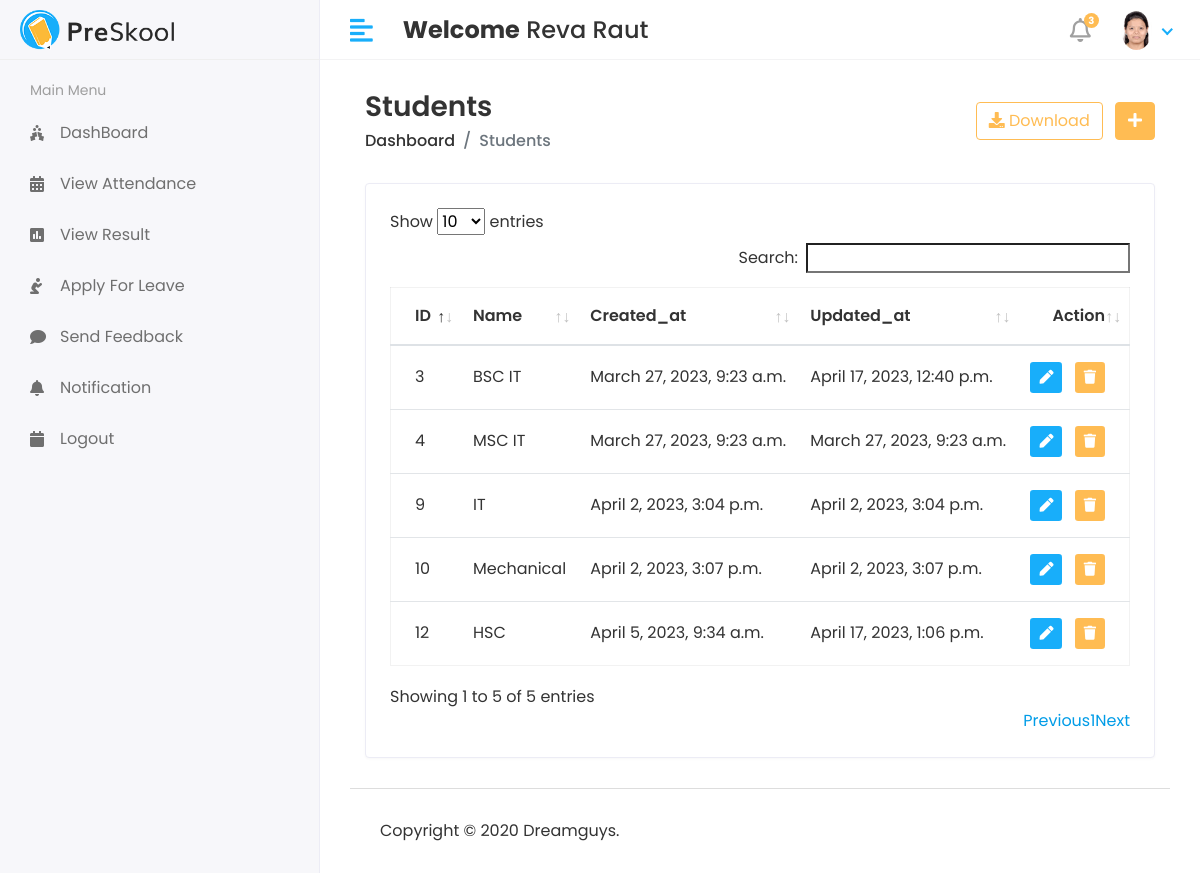
The page /Hod/Course/View (signed in) on the database as committed earlier.
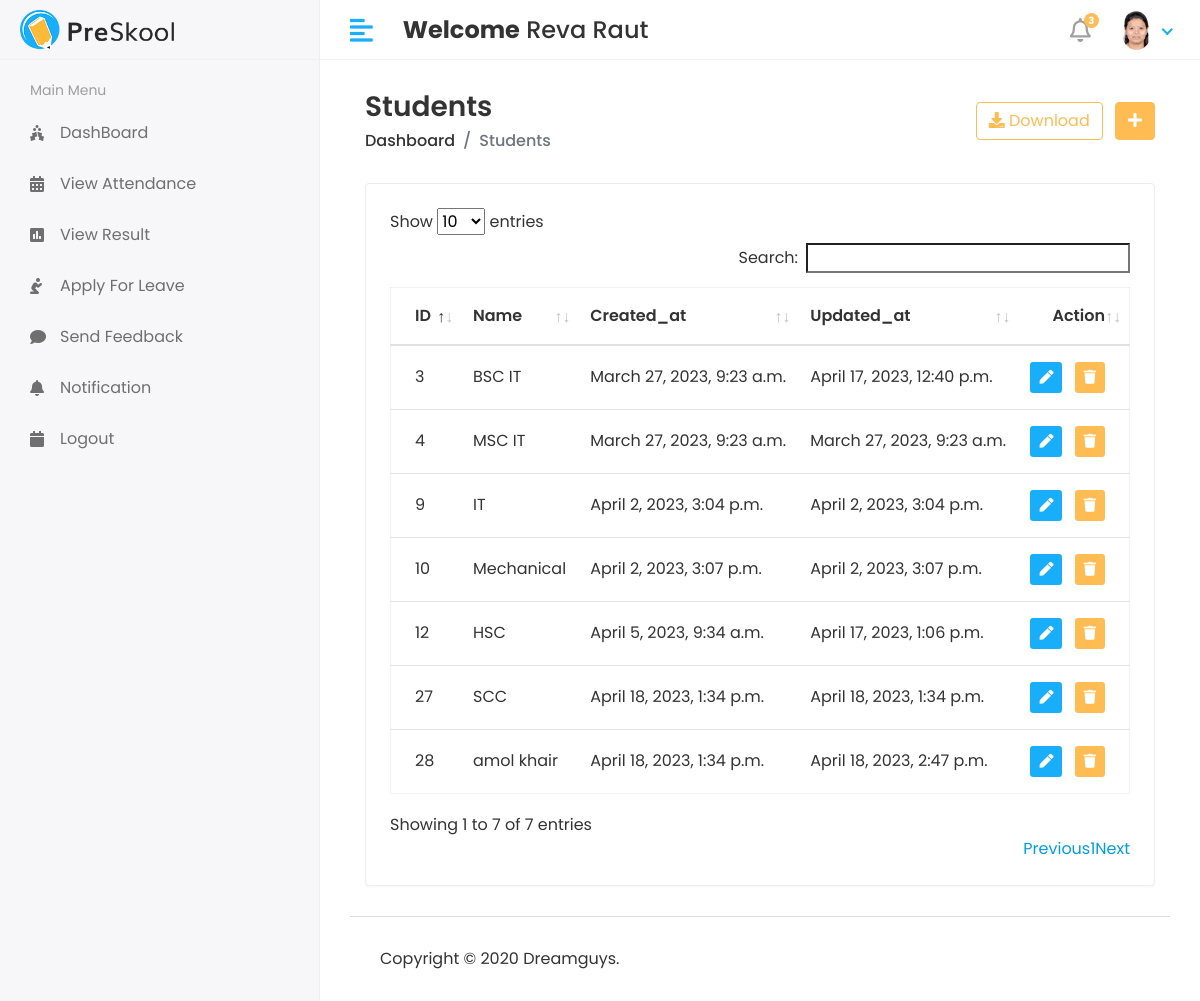
The same page on the database as committed later.
### S_M_S/models.py (models this page shows, shortened)
class Course(models.Model):
    name=models.CharField(max_length=100)
    created_at=models.DateTimeField(auto_now_add=True) # Automaticaly store the date of creation  when you save a data
    updated_at=models.DateTimeField(auto_now=True)  # Automaticaly store the date of creation  when you save a data

### student_management_system/HOD_Views.py (the view)
# urls.py: path('Hod/Course/View',HOD_Views.VIEW_COURSE,name='view_course'),
@login_required(login_url='/')
def VIEW_COURSE(request):
    course=Course.objects.all()
    context={
        'course':course,
    }
    return render(request,'HOD/view_course.html',context)

### template/HOD/view_course.html (shortened to what this page needs)
{% extends 'base.html' %}
{% block content %}
<div class="content container-fluid">
    <div class="page-header">
       <div class="row align-items-center">
          <div class="col">
             <h3 class="page-title">Students</h3>
             <ul class="breadcrumb">
                <li class="breadcrumb-item"><a href="index.html">Dashboard</a></li>
                <li class="breadcrumb-item active">Students</li>
             </ul>
          </div>
          <div class="col-auto text-right float-right ml-auto">
             <a href="#" class="btn btn-outline-primary mr-2"><i class="fas fa-download"></i> Download</a>
             <a href="add-student.html" class="btn btn-primary"><i class="fas fa-plus"></i></a>
          </div>
       </div>
    </div>
    <div class="row">
       <div class="col-sm-12">
          <div class="card card-table">
             <div class="card-body">
                <div class="table-responsive">
                   <table id="table_id" class="table table-hover table-center mb-0 datatable">
                      <thead>
                         <tr>
                            <th>ID</th>
                            <th>Name</th>
                            <th>Created_at</th>
                            <th>Updated_at</th>
                            <th class="text-right">Action</th>
                         </tr>
                      </thead>
                      <tbody>
                        {% for i in course %}
                         <tr>
                            <td>{{i.id}}</td>
                            <td>{{i.name}}</td>
                            <td>{{i.created_at}}</td>
                            <td>{{i.updated_at}}</td>
                            <td class="text-right">
                               <div class="actions">
                                  <a href="{% url 'edit_course' i.id %}" class="btn btn-sm bg-success-light mr-2">
                                  <i class="fas fa-pen"></i>
                                  </a>
                                  <a href="{% url 'delete_course' i.id %}" class="btn btn-sm bg-danger-light">
                                  <i class="fas fa-trash"></i>
                                  </a>
                               </div>
                            </td>
                         </tr>
                        {% endfor %}
                      </tbody>
                   </table>
                </div>
             </div>
          </div>
       </div>
    </div>
 </div>
{% endblock %}

Rows that differ between the two databases and show on the page:
added Course: id "27", name "SCC", created_at "April 18, 2023, 1:34 p.m.", updated_at "April 18, 2023, 1:34 p.m."
added Course: id "28", name "amol khair", created_at "April 18, 2023, 1:34 p.m.", updated_at "April 18, 2023, 2:47 p.m."
Other text that changed with them:
text written by a page script: "Show entries Search: Showing 1 to 5 of 5 entries Previous 1 Next" → "Show entries Search: Showing 1 to 7 of 7 entries Previous 1 Next"
